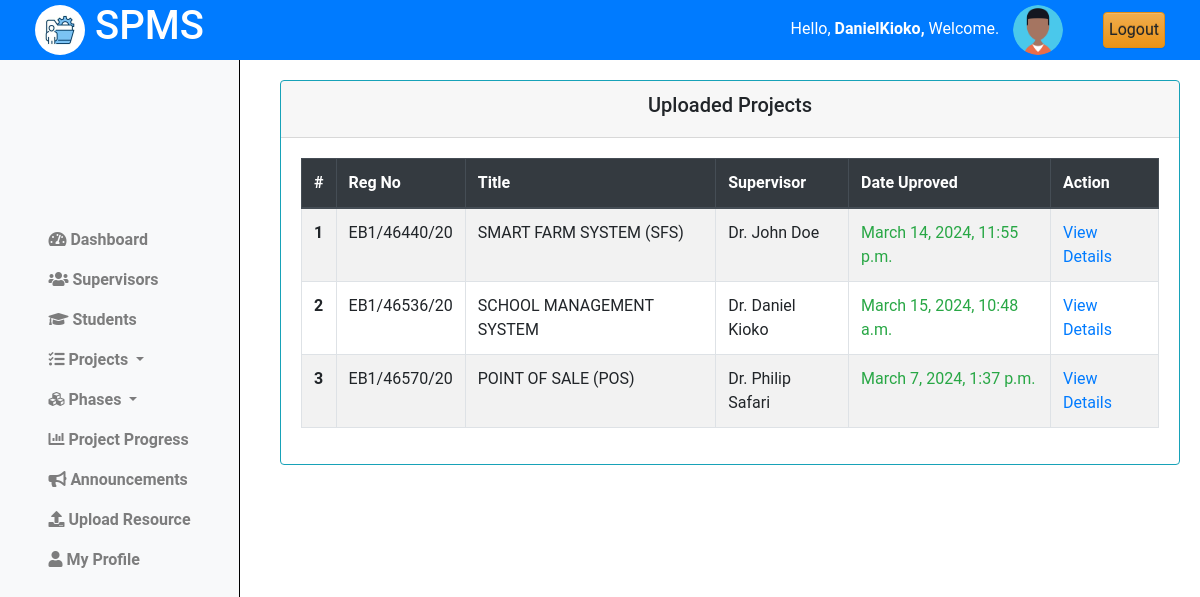
The app's page /projects/approved/ (signed in) with its own data.
### projectsApp/models.py (models this page shows, shortened)
class Coordinator(AbstractUser):
    pass

class Projects(models.Model):
    student = models.ForeignKey(Student, on_delete=models.CASCADE)
    title = models.CharField(max_length=255)
    description = models.TextField()
    objectives = models.TextField()
    lecturer = models.ForeignKey(Lecturer, on_delete=models.SET_NULL, null=True, blank=True)
    status = models.CharField(max_length=50, choices=[
        ('pending', 'Pending'),
        ('approved', 'Approved'),
        ('rejected', 'Rejected')
    ], default='pending')
    created_at = models.DateTimeField(auto_now_add=True)
    updated_at = models.DateTimeField(auto_now=True)

class Student(models.Model):
    regno = models.CharField(max_length=255, unique=True)
    email = models.EmailField(max_length=255, unique=True)
    name = models.CharField(max_length=255)
    phone_number = models.IntegerField(null=True, blank=True)
    intake_year = models.PositiveSmallIntegerField(default=2024)
    password = models.CharField(max_length=128, null=False, blank=False)
    user_id = models.AutoField(primary_key=True)
    last_login = models.DateTimeField(blank=True, null=True)
    USERNAME_FIELD = 'email'
    REQUIRED_FIELDS = ['regno', 'name', 'phone_number']
    class Meta:
        db_table = "students"

class Lecturer(models.Model):
    email = models.EmailField(max_length=255, unique=True, blank=False)
    name = models.CharField(max_length=255)
    phone = models.IntegerField(null=True, blank=True)
    password = models.CharField(max_length=128, null=False, blank=False)
    user_id = models.AutoField(primary_key=True)
    last_login = models.DateTimeField(blank=True, null=True)
    USERNAME_FIELD = 'email'
    REQUIRED_FIELDS = ['name', 'phone']
    class Meta:
        db_table = "Lecturers"

### projectsApp/AccessControl.py (the view)
    @login_required
    def wrapper(request, *args, **kwargs):
        if not isinstance(request.user, Coordinator):
            return redirect('cordinator_login')
        return function(request, *args, **kwargs)

### projectsApp/AccessControl.py (called while the page is built)
def coordinator_required(function):
    @login_required
    def wrapper(request, *args, **kwargs):
        if not isinstance(request.user, Coordinator):
            return redirect('cordinator_login')
        return function(request, *args, **kwargs)
    return wrapper

### projectsApp/views.py (called while the page is built)
@coordinator_required
def approved_titles(request):
    projects = Projects.objects.filter(status="Approved").order_by('-created_at')
    for i,project in enumerate(projects):
        project.index = i+1
        student = project.student
        project.reg_number = student.regno
    context = {
        'projects':projects,
        }
    return render(request, 'cordinator/approved_titles.html', context)

### projectsApp/templates/cordinator/approved_titles.html
{% extends 'base_cord.html' %}
{% load static %}
{% block content %}
{% include 'column1_cord.html' %}
<div class="content">
    <div class="container-fluid">
        <div class="row">
            <div class="card border-info">
                <div class="card-header text-center">
                    <h5>Uploaded Projects</h5>
                </div>
                <div class="card-body">
                    <table class="table table-bordered table-hover  table-striped border-info">
                        <thead class="thead-dark">
                            <tr>
                                <th scope="col">#</th>
                                <th scope="col">Reg No</th>
                                <th scope="col">Title</th>
                                <th scope="col">Supervisor</th>
                                <th scope="col">Date Uproved</th>
                                <th scope="col">Action</th>
                            </tr>
                        </thead>
                        <tbody>
                            {% if projects.exists %}
                                {% for project in projects %}
                                    <tr>
                                        <th scope="row">{{project.index}}</th>
                                        <td>{{project.reg_number|upper}}</td>
                                        <td>{{project.title|upper}}</td>
                                        <td>{{project.lecturer.name|title}}</td>
                                        <td class="text-success">{{project.updated_at}}</td>
                                        <td><a href="{% url "view_project_details" project.id %}"> View Details </a></td>
                                    </tr>
                                {% endfor %}
                            {% else %}
                                <tr>
                                    <td colspan="6" class="text-center text-danger">No approved projects found.</td>
                                </tr>
                            {% endif %}
                        </tbody>
                    </table>
                </div>
            </div>
        </div>
    </div>
</div>
<link rel="stylesheet" href="{% static 'css/mystudents.css' %}">
{% endblock %}

### projectsApp/templates/base_cord.html (shortened to what this page needs)
{% load static %}
<!doctype html>
<html class="no-js h-100" lang="en">
  <head>
    <link href="https://use.fontawesome.com/releases/v5.0.6/css/all.css" rel="stylesheet">
    <link href="https://stackpath.bootstrapcdn.com/bootstrap/4.5.2/css/bootstrap.min.css" rel="stylesheet">
    <link rel="stylesheet" href="https://cdn.jsdelivr.net/npm/bootstrap@3.3.7/dist/css/bootstrap-theme.min.css">
</head>
<body>
    <header>
        <div class="container-fluid">
            <div class="row align-items-center">
                <div class="col-md-3">
                    <div class="left">
                        <img src="{% static 'images/logo.jpg' %}" alt="Logo" class="logo">
                        <h1>SPMS</h1>
                    </div>
                </div>
                <div class="col-md-9 d-flex justify-content-end">
                    <div class="row align-items-center">
                        <div class="col-auto">
                            <span class="username mb-3" style="padding:10px;">
                                Hello,
                                <strong>
                                    {% if request.user.is_authenticated %}
                                        {% if request.user.is_staff %}
                                            {{ request.user.username }},
                                        {% else %}
                                            {{ request.user.name }},
                                        {% endif %}
                                    {% else %}
                                        Guest,
                                    {% endif %}
                                </strong>
                                Welcome.
                            </span>
                            <img src="{% static 'images/profile.png'%}" alt="Profile Picture" class="profile-pic">
                        </div>
                        <div class="col-auto">
                            <a href="{% url 'logout' %}" class="btn btn-warning" style="padding:5px;">Logout</a>
                        </div>
                    </div>
                </div>
            </div>
        </div>
    </header>
    {% block content %}
    {% endblock %}
</body>
</html>

### projectsApp/static/css/mystudents.css (style rules this page uses)
.content { margin-left: 250px; padding: 20px; margin-top: 60px; }
.card { width: 100%; margin-left: 10px; }

### projectsApp/templates/base_cord.html (style rules this page uses)
body { font-family: 'Roboto', sans-serif; margin: 0; padding: 0; }
header { background-color: #007BFF; color: white; display: flex; justify-content: space-between; align-items: center; text-align: center; padding: 10px 20px; z-index: 20; position: fixed; top: 0; left: 0; width: 100%; height: 60px; }
header .left { display: flex; align-items: center; }
header .logo { width: 50px; height: 50px; margin-right: 10px; border-radius: 50%; }
header .profile-pic { width: 50px; height: 50px; border-radius: 50%; margin-right: 10px; }

### records on screen
Coordinator: user.username "DanielKioko"
Projects: index "1", reg_number "EB1/46440/20", title "SMART FARM SYSTEM (SFS)", lecturer.name "Dr. John Doe", updated_at "March 14, 2024, 11:55 p.m."
Projects: index "2", reg_number "EB1/46536/20", title "SCHOOL MANAGEMENT SYSTEM", lecturer.name "Dr. Daniel Kioko", updated_at "March 15, 2024, 10:48 a.m."
Projects: index "3", reg_number "EB1/46570/20", title "POINT OF SALE (POS)", lecturer.name "Dr. Philip Safari", updated_at "March 7, 2024, 1:37 p.m."
